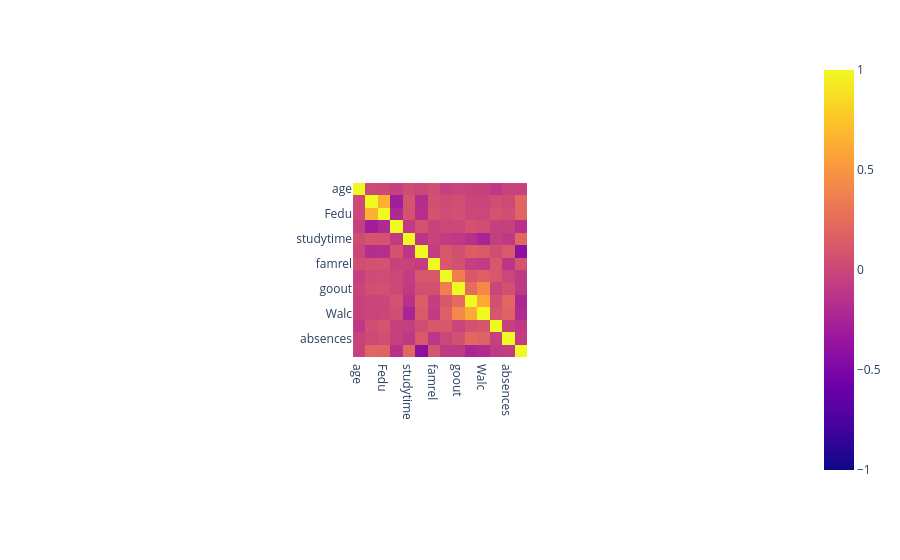

The notebook cell this image was saved under:
### Code cell
px.imshow(df.corr(numeric_only=True) , range_color=[-1,1])

### Figure 1 — Plotly figure (JSON) as saved in the notebook; plotly's stock layout.template omitted (floating-point values rounded to 4 significant figures; data arrays with more than 128 entries replaced by an {"elided": "..."} marker saying what was removed)
{"data": [{"coloraxis": "coloraxis", "hovertemplate": "x: %{x}<br>y: %{y}<br>color: %{z}<extra></extra>", "name": "0", "type": "heatmap", "x": ["age", "Medu", "Fedu", "traveltime", "studytime", "failures", "famrel", "freetime", "goout", "Dalc", "Walc", "health", "absences", "G3"], "xaxis": "x", "y": ["age", "Medu", "Fedu", "traveltime", "studytime", "failures", "famrel", "freetime", "goout", "Dalc", "Walc", "health", "absences", "G3"], "yaxis": "y", "z": {"elided": "14x14 float values"}}], "layout": {"autosize": true, "coloraxis": {"cmax": 1, "cmin": -1, "colorscale": [[0, "#0d0887"], [0.1111, "#46039f"], [0.2222, "#7201a8"], [0.3333, "#9c179e"], [0.4444, "#bd3786"], [0.5556, "#d8576b"], [0.6667, "#ed7953"], [0.7778, "#fb9f3a"], [0.8889, "#fdca26"], [1, "#f0f921"]]}, "margin": {"t": 60}, "xaxis": {"anchor": "y", "autorange": true, "constrain": "domain", "domain": [0.3793, 0.6207], "range": [-0.5, 13.5], "scaleanchor": "y", "type": "category"}, "yaxis": {"anchor": "x", "autorange": true, "constrain": "domain", "domain": [0, 1], "range": [13.5, -0.5], "type": "category"}}}
